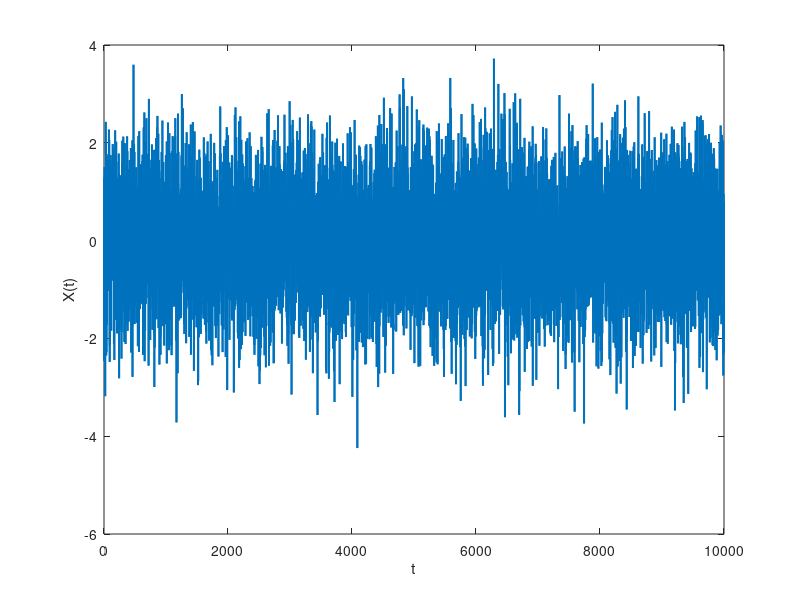

Write the MATLAB code that produced this figure.
clear; close all; clc;

n=10000; % Setting the number of time periods equal to 10000.
b=1;
rho=.3; %This is the coefficient on the lagged part of x

x=zeros(n,1); % Initialise the vector x
x(1)=0;

for i = 2:n 
    x(i)=rho*x(i-1)+b*randn();
end

zoom=1.0;
FigHandle = figure('Position', [750, 300, 1049*zoom, 895*zoom]);
plot(x, 'LineWidth', 1.4)
ylabel('X(t)')
xlabel('t')